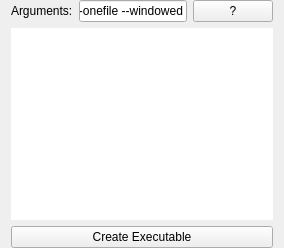
            <widget class="QWidget" name="PPExec">
             <layout class="QVBoxLayout" name="verticalLayout_10">
              <property name="spacing">
               <number>6</number>
              </property>
              <property name="topMargin">
               <number>0</number>
              </property>
              <property name="bottomMargin">
               <number>0</number>
              </property>
              <item>
               <layout class="QHBoxLayout" name="horizontalLayout_5">
                <item>
                 <widget class="QLabel" name="label_4">
                  <property name="text">
                   <string>Arguments:</string>
                  </property>
                 </widget>
                </item>
                <item>
                 <widget class="QLineEdit" name="execArgs">
                  <property name="text">
                   <string>--onefile --windowed</string>
                  </property>
                 </widget>
                </item>
                <item>
                 <widget class="QPushButton" name="pyinstallerHelp">
                  <property name="sizePolicy">
                   <sizepolicy hsizetype="Preferred" vsizetype="Minimum">
                    <horstretch>0</horstretch>
                    <verstretch>0</verstretch>
                   </sizepolicy>
                  </property>
                  <property name="minimumSize">
                   <size>
                    <width>25</width>
                    <height>0</height>
                   </size>
                  </property>
                  <property name="cursor">
                   <cursorShape>PointingHandCursor</cursorShape>
                  </property>
                  <property name="statusTip">
                   <string>View pyinstaller help</string>
                  </property>
                  <property name="text">
                   <string>?</string>
                  </property>
                  <property name="iconSize">
                   <size>
                    <width>32</width>
                    <height>32</height>
                   </size>
                  </property>
                 </widget>
                </item>
               </layout>
              </item>
              <item>
               <widget class="QTextEdit" name="execOutput">
                <property name="styleSheet">
                 <string notr="true"/>
                </property>
                <property name="frameShape">
                 <enum>QFrame::NoFrame</enum>
                </property>
                <property name="readOnly">
                 <bool>true</bool>
                </property>
               </widget>
              </item>
              <item>
               <widget class="JumpButton" name="createExecBtn">
                <property name="cursor">
                 <cursorShape>PointingHandCursor</cursorShape>
                </property>
                <property name="statusTip">
                 <string>Create executable</string>
                </property>
                <property name="text">
                 <string>Create Executable</string>
                </property>
                <property name="icon">
                 <iconset resource="../resources.qrc">
                  <normaloff>:/icons/img/cil-file.png</normaloff>:/icons/img/cil-file.png</iconset>
                </property>
                <property name="iconSize">
                 <size>
                  <width>16</width>
                  <height>16</height>
                 </size>
                </property>
                <property name="shortcut">
                 <string>Ctrl+N</string>
                </property>
               </widget>
              </item>
             </layout>
            </widget>
